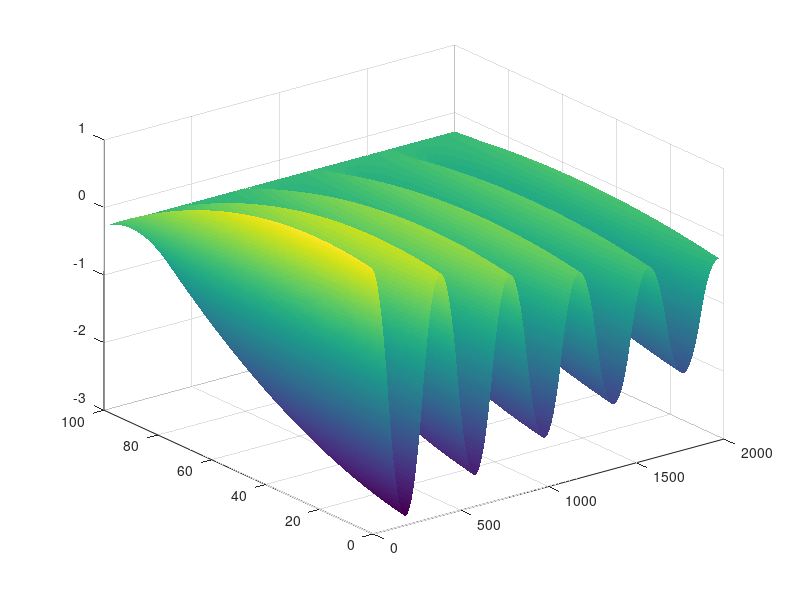

MATLAB code for this plot:
mu=0.01; tau=100; L=1; M=100; N=2000; x=linspace(0,L,M)';
v=sqrt(tau/mu); dx=x(2)-x(1); dt=dx/v; p=(v*dt/dx)^2;

b=0.1;
beta=b/2/mu;
q=1+beta*dt;
u=1-beta*dt;

% Slide 33/34 modified with example data (from instruction)
s= -2*x.^2 + 0.8*x + 0.92;  % Original: x.^2.*(L-x); 
g=sin(2*pi*x);              % Original: zeros(M,1); 
h=zeros(1,N) + 0.8;         % Original: just zeros
r=zeros(1,N) - 0.28;        % Original: just zeros

% Code unchanged
f(:,1)=s;
f(1,2)=p *(f(2,1)- f(1,1)-dx*h(1)) + f(1,1) +dt*g(1);
f(2:M-1,2)=p/2*(f(3:M,1)-2*f(2:M-1,1)+ f(1:M-2,1))+f(2:M-1,1)+dt*g(2:M-1);
f(M,2)=r(2);
for n=2:N-1
    f(1,n+1)=2*p/q*(f(2,n)-f(1,n)- dx*h(n) )+2/q*f(1,n)-u/q*f(1,n-1);
    f(2:M-1,n+1)=p/q*(f(3:M,n)-2*f(2:M-1,n)+f(1:M-2,n))+2/q*f(2:M-1,n)-u/q*f(2:M-1,n-1);
    f(M,n+1)=r(n+1);
end

% Visualize
h = surf(f);
set(h,'LineStyle','none')
